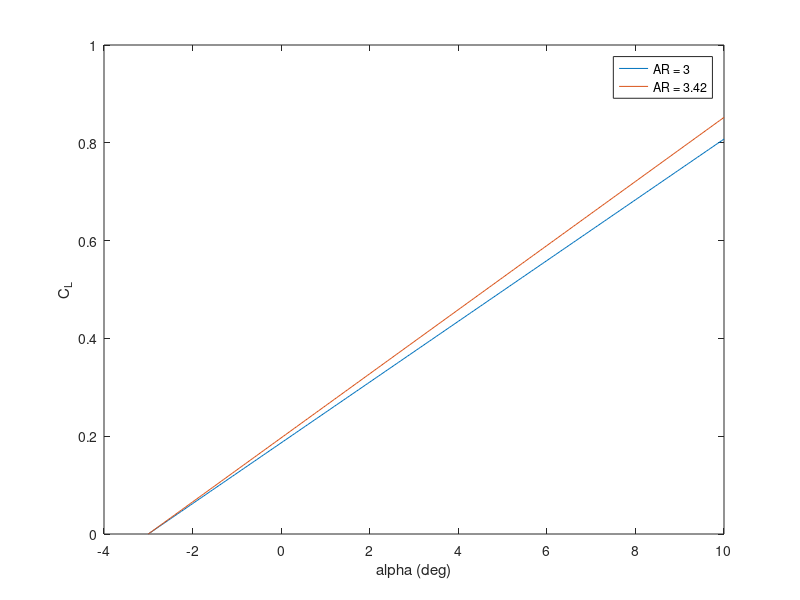
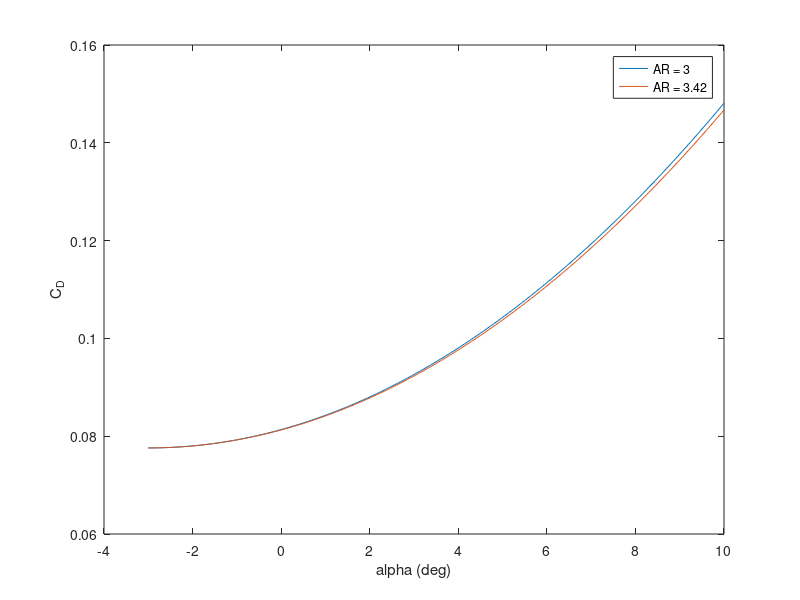
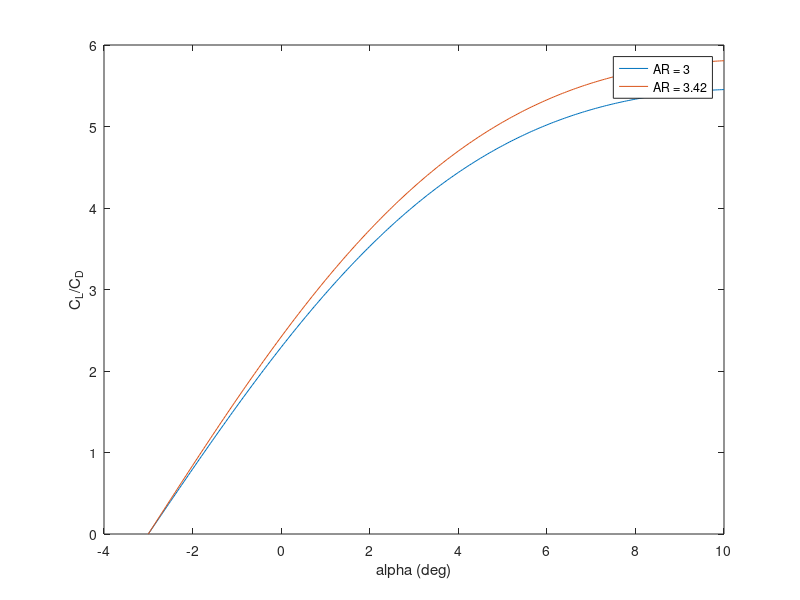

Here is the MATLAB script that generated these plots, in order: (Note: this script raises an error after producing the figures.)
% CLARK Y Parafoil Aerodynamic Analysis
% started 22/07/24 - Rosalind Aves
clear all; close all; clc;

% Constants and parameters
a0 = 0.11*180/pi; % Clark Y lift curve slope (deg^-1)
alpha_zl = -3 * pi/180; % Zero lift angle of attack (rad)

% Aspect Ratios
AR = [3, 3.42];

% Tau and delta values for different AR
tau = [0.097, 0.108];
delta = [0.01875, 0.023];

% Calculating a0_dash and a for different AR values
a0_dash = (2 * pi .* AR) .* tanh(a0 ./ (2 * pi .* AR));
a = (pi .* AR .* a0_dash) ./ (pi .* AR + a0_dash .* (1 + tau));
% Angle of attack range
alpha = [-3:0.05:10] .* pi/180;% rad

% Lift coefficient calculation
for i = 1:length(a)
    C_L(:,i) = a(i) .* (alpha - alpha_zl);
end
% Lift coefficient calculation
for i = 1:length(a)
    C_Lalpha(:,i) = a(i);
end


% Plotting C_L vs alpha
figure();
plot(alpha .* 180/pi, C_L(:,1));
hold on
plot(alpha .* 180/pi, C_L(:,2));
xlabel('alpha (deg)');
ylabel('C_L');
legend('AR = 3', 'AR = 3.42');
hold off

% Drag coefficient calculation
C_D0 = 0.015 + 0.004 + 0.5 * 0.117 + 0.0001;
for i = 1:length(delta)
    C_D(:,i) = C_D0 + (C_L(:,i).^2 .* (1 + delta(i))) ./ (pi * AR(i));
end

% Plotting C_D vs alpha
figure();
plot(alpha .* 180/pi, C_D(:,1));
hold on
plot(alpha .* 180/pi, C_D(:,2));
xlabel('alpha (deg)');
ylabel('C_D');
legend('AR = 3', 'AR = 3.42');
hold off

% Plotting C_L/C_D vs alpha
figure();
plot(alpha .* 180/pi, C_L(:,1) ./ C_D(:,1));
hold on
plot(alpha .* 180/pi, C_L(:,2) ./ C_D(:,2));
xlabel('alpha (deg)');
ylabel('C_L/C_D');
legend('AR = 3', 'AR = 3.42');
hold off
%% 

% Span and line length ratio calculations
b = 1.27; % Span (m)
R_b = linspace(0.4, 1.6, length(alpha));
R = b .* R_b;
beta = b ./ (4 .* R);
% alpha = 5 * pi/180;
e0 = 30*pi/180; % rad
e = 0.5;
for i = 1:length(a)
    C_L2(:,i) = a(i) .* (alpha - alpha_zl) .* cos(beta).^2;
    k(:,i) = AR(i)*pi/a0;
    k1(:,i) = (sqrt(k(:,i)^2 + 1) + 1)/(sqrt(k(:,i)^2 + 4) + 2);
    k2(:,i) = (sqrt(k(:,i)^2 + 4) - 1)/(sqrt(k(:,i)^2 + 1) + 1);
    C_L3alpha(:,i) = AR(i)*pi/(sqrt(k(i)^2 + 1)+1); 
    C_L3(:,i) = C_L3alpha(:,i)*(alpha*cos(e0/2)-alpha_zl)*cos(e0/2);
end
% Plotting C_L2 vs alpha
figure();
xline(0);
hold on
plot(alpha .* 180/pi, C_L2(:,1));
hold on
plot(alpha .* 180/pi, C_L2(:,2));
hold on
plot(alpha .* 180/pi, C_L3(:,1));
hold on
plot(alpha .* 180/pi, C_L3(:,2));
xlabel('alpha');
ylabel('C_{L2} & C_{L3}');
legend('alpha = 0','AR = 3', 'AR = 3.42', 'C_{L3} AR = 3 ','C_{L3} AR = 3.42 ');
hold off

for i = 1:length(a)
    C_L2alpha(:,i) = a(i).* cos(beta).^2;%per rad
end
% Plotting C_L2alpha vs alpha
figure();
plot(alpha .* 180/pi, C_L2alpha(:,1));
hold on
plot(alpha .* 180/pi, C_L2alpha(:,2));
hold on
plot(alpha .* 180/pi, C_L3alpha(:,1)*ones(size(alpha)));
hold on
plot(alpha .* 180/pi, C_L3alpha(:,2)*ones(size(alpha)));
hold on
xline(0);
xlabel('alpha');
ylabel('C_{L2_{alpha}} & C_{L3_{alpha}}');
legend('C_{L2_{alpha}} AR = 3', 'C_{L2_{alpha}} AR = 3.42','C_{L3_{alpha}} AR = 3 ','C_{L3_{alpha}} AR = 3.42 ', 'alpha = 0');
hold off

% Plotting C_L2/C_L and C_L3/C_L vs R/b
figure();
plot(R_b, C_L2(:,1) ./ C_L(:,1));
hold on
plot(R_b, C_L2(:,2) ./ C_L(:,2));
hold on
plot(R_b, C_L3(:,1) ./ C_L(:,1));
hold on
plot(R_b, C_L3(:,2) ./ C_L(:,2));
xlabel('line length / span (R/b)');
ylabel('C_L/C_L (R/b=inf)');
legend('C_{L2}/C_L AR = 3', 'C_{L2}/C_L AR = 3.42', 'C_{L3}/C_L AR = 3', 'C_{L3}/C_L AR = 3.42');
hold off

% Surface area and chord length calculations
S = b^2 ./ AR;
c = b ./ AR;
d = 1.5e-3; % Line diameter (m)
n = 24;
A_cube = sqrt(0.3^2 + 0.1^2)*0.1; % Cubesat area (m^2)

for i = 1:length(a)
    C_Dl(:,i) = (n .* R .* d .* cos(alpha).^3) ./ S(i);
    C_Ds(:,i) = (A_cube) ./ S(i);
end

for i = 1:length(delta)
    C_D2(:,i) = C_D0 + C_Dl(:,i) + C_Ds(:,i) + (C_L(:,i).^2 .* (1 + delta(i))) ./ (pi * AR(i));
    C_D3(:,i) = C_D0 + + C_Ds(:,i) + C_L3alpha(:,i).^2 * (alpha*cos(e0/2) - alpha_zl).^2 / (e*AR(:,i)*pi);
end

for i = 1:length(a)
    C_Dlalpha(:,i) = -(n .* R .* d .*3.* (alpha).^2.*sin(alpha).^3) ./ S(i);
    % C_Dlalpha(:,i) = C_Dlalpha(:,i) * pi/180;
end

for i = 1:length(delta)
    C_D2alpha(:,i) =  C_Dlalpha(:,i) + (2.*C_L(:,i).*C_Lalpha(:,i) .* (1 + delta(i))) ./ (pi * AR(i));
    % C_D2alpha(:,i) = C_D2alpha(:,i) * pi/180;
    C_D3alpha(:,i) = C_L3alpha(:,i)^2 * 2 * cos(e0/2)* (alpha*cos(e0/2) - alpha_zl)/ (e*AR(:,i)*pi);
end
% Plotting C_D2 and C_D3 vs alpha
figure();
xline(0);
hold on
plot(alpha .* 180/pi, C_D3(:,1));
hold on
plot(alpha .* 180/pi, C_D3(:,2));
hold on
plot(alpha .* 180/pi, C_D2(:,1));
hold on
plot(alpha .* 180/pi, C_D2(:,2));
xlabel('alpha');
ylabel('C_{D2} and C_{D3}');
legend('alpha = 0','C_{D3} AR = 3', 'C_{D3} AR = 3.42','C_{D2} AR = 3', 'C_{D2} AR = 3.42');
hold off

% Plotting C_D2alpha and C_D3alpha vs alpha
figure();
xline(0);
hold on
plot(alpha .* 180/pi, C_D3alpha(:,1));
hold on
plot(alpha .* 180/pi, C_D3alpha(:,1));
hold on
plot(alpha .* 180/pi, C_D2alpha(:,1));
hold on
plot(alpha .* 180/pi, C_D2alpha(:,2));
xlabel('alpha');
ylabel('C_{D2_{alpha}} and C_{D3_{alpha}}');
legend('alpha = 0','C_{D3_{alpha}} AR = 3', 'C_{D3_{alpha}} AR = 3.42','C_{D2_{alpha}} AR = 3', 'C_{D2_{alpha}} AR = 3.42');
hold off

% Plotting C_L2/C_D2 vs R/b
figure();
plot(alpha*180/pi, C_L2(:,1) ./ C_D2(:,1));
hold on
plot(alpha*180/pi, C_L2(:,2) ./ C_D2(:,2));
xlabel('alpha(deg)');
ylabel('C_L/C_D');
legend('AR = 3', 'AR = 3.42');
hold off

% Plotting C_L2/C_D2 vs R/b
figure();
plot(R_b, C_L2(:,1) ./ C_D2(:,1));
hold on
plot(R_b, C_L2(:,2) ./ C_D2(:,2));
xlabel('line length / span (R/b)');
ylabel('C_L/C_D');
legend('AR = 3', 'AR = 3.42');
hold off


%% 

% C_M calculations
% maintaining stable equilibrium at each alpha
rho = 1.225; % Air density (kg/m^3)
R_b_dp = 1.2; % Optimum based on the last figure
R_dp = R_b_dp * b;
m_s = 3 + 0.1; 
g = 9.81; 
C_Mc4 = -0.08;
mu = [-100:0.05:100] .* pi/180; 
corr_mu = NaN(1, length(alpha)); 

for i = 1:length(alpha)
    C_M3q(:,i) = - C_L3alpha(2) * (cos(e0/2)^2)/12;%pitch damping derivative assuming that the CP and reference point coincide
    gamma(:,i) = atan(1/(C_L2(i,2)/C_D2(i,2)));
    Wt = 3 * 9.81; 
    Dr = sqrt(C_L2(i,2)^2 + C_D2(i,2)^2);
    V = sqrt((2 * Wt) / (rho * S(2) * Dr));
    LbyD_alpha(i) = (C_L2alpha(i,2) * C_D2(i,2) - C_L2(i,2) * C_D2alpha(i,2)) / (C_D2(i,2)^2);
    d_gamma_alpha = (1 / (1 + (1 / (C_L2(i,2) / C_D2(i,2)))^2)) * LbyD_alpha(i);
    for j = 1:length(mu)
        C_M2(j,i) = C_Mc4 - (R_dp/c(2)) * (C_Ds(2) * cos(alpha(i) + mu(j))) ...
            - R_dp * n * R_dp * d * (cos(alpha(i) + mu(j))^2) / (S(2) * 2 * c(2)) ...
            - m_s * g * R_dp * sin(alpha(i) + mu(j) - gamma(:,i)) / (0.5 * rho * V^2 * S(2) * c(2)); 

        [~, idx] = min(abs(C_M2(:,i))); 
        corr_mu(i) = mu(idx) * 180/pi; 
        corr_mu(i) = corr_mu(i) * pi/180;
        C_M2_alpha(i) = (R_dp/c(2)) * (C_Ds(2) * sin(alpha(i) + corr_mu(i))) ...
            + R_dp * n * R_dp * d * (sin(alpha(i) + corr_mu(i))^2) / (S(2) * 2 * c(2)) ...
            - d_gamma_alpha * m_s * g * R_dp * cos(alpha(i) + corr_mu(i) - gamma(:,i)) / (0.5 * rho * V^2 * S(2) * c(2));
        % C_M2_alpha(i) = C_M2_alpha(i) * pi/180;
        % Penalize if C_M2_alpha is not negative
        if C_M2_alpha >= 0
            corr_mu(i) = Inf; 
        end
    end
end
% Plotting stable equilibrium mu vs alpha
figure();
xline(0);
hold on
plot(alpha .* 180/pi, corr_mu.*180/pi);
xlabel('alpha');
ylabel('rigging angle for stable equilibrium');
hold off
%updating C_M
for i =1:length(alpha)
    up_C_M2(i) = C_Mc4 - (R_dp/c(2)) * (C_Ds(2) * cos(alpha(i) + corr_mu(i))) ...
            - R_dp * n * R_dp * d * (cos(alpha(i) + corr_mu(i))^2) / (S(2) * 2 * c(2)) ...
            - m_s * g * R_dp * sin(alpha(i) + corr_mu(i) - gamma(:,i)) / (0.5 * rho * V^2 * S(2) * c(2)); 
end
% Plotting updated C_M2 vs alpha
figure();
xline(0);
hold on
plot(alpha .* 180/pi, up_C_M2);
hold on
plot(alpha .* 180/pi, C_M3);
xlabel('alpha');
ylabel('updated C_{M2} and C_{M3}');
legend('alpha = 0','C_{M2}', 'C_{M3}')
hold off

%% data storing

headers = {'alpha (deg)', 'C_L2', 'C_L2alpha', 'C_D2', 'C_D2alpha', 'C_L2/C_D2','up_C_M2', 'C_M2_alpha','corr_mu'};
data = [alpha' .* 180/pi, C_L2(:,2), C_L2alpha(:,2), C_D2(:,2), C_L2(:,2) ./ C_D2(:,2), C_D2alpha(:,2), up_C_M2', C_M2_alpha',corr_mu' .*180/pi]; 
filename = 'aerodynamic_analysis_results.xlsx';
writecell(headers, filename, 'Sheet', 1, 'Range', 'A1');
writematrix(data, filename, 'Sheet', 1, 'Range', 'A2');
%% 
C_nr3 = -(C_D0 * sin(e0))/(3*e0) - (C_L3alpha(2)^2 * sin(e0/2)^2 * alpha_zl)/(e*AR(2)*8*e0) - (C_L3alpha(2)*e0^2)/(AR^2 * 24);
C_lp3 = - C_L3alpha(2) * k1(2) * sin(e0)/(8*e0);
C_lphi3 = 0;
%% Design points

R_b_dp = 1.2; % Optimum based on the last figure
alpha_dp = 2 * pi/180; % Before stall
R_dp = R_b_dp * b;
beta_dp = b / (4 * R_dp);

C_L2_dp = a(2) * (alpha_dp - alpha_zl) * cos(beta_dp)^2;
C_L_dp = a(2) * (alpha_dp - alpha_zl);

C_Dl_dp = (n * R_dp * d * cos(alpha_dp)^3) / S(2);
C_Ds_dp = (A_cube) / S(2);

C_D2_dp = C_D0 + C_Dl_dp + C_Ds_dp + (C_L_dp^2 * (1 + delta(2))) / (pi * AR(2));

gamma = atan(1 / (C_L2_dp / C_D2_dp)); % Glide angle
rho = 1.225; % Air density (kg/m^3)
Wt = (3+0.1) * 9.81; % Weight (N)
Ct = sqrt(C_L2_dp^2 + C_D2_dp^2);
V = sqrt((2 * Wt) / (rho * S(2) * Ct));
u = V * cos(gamma);
w = V * sin(gamma);

%% Rigging angle analysis

m_s = 3; % Mass (kg)
g = 9.81; % Gravity (m/s^2)
C_Mc4 = -0.08;
mu1 = [0:1:16] .* pi/180;
alpha1 = [-3:0.05:30] .* pi/180;

for j = 1:length(mu1)
    for i = 1:length(alpha1)
        C_M(j,i) = C_Mc4 - (R_dp/c(2)) * (C_Ds_dp * cos(alpha1(i) + ...
            mu1(j))) - R_dp * n * R_dp * d * (cos(alpha1(i) + mu1(j))^2) / (S(2) * 2 * c(2)) - m_s * g * R_dp * sin(alpha1(i) + mu1(j) - gamma) / (0.5 * rho * V^2 * S(2) * c(2));
    end
end

% Plotting rigging angle analysis
y = zeros(size(alpha1));
x = (alpha_dp*180/pi) * ones(size(alpha1));
figure();
plot(alpha1.*180/pi, y);
hold on
plot(x, alpha1);
hold on
for j = 1:length(mu1)
    plot(alpha1.*180/pi, C_M(j,:));
end
xlabel('alpha (deg)');
ylabel('C_M')
legend('Zero Line', 'Design Point', 'C_M curves');
hold off
